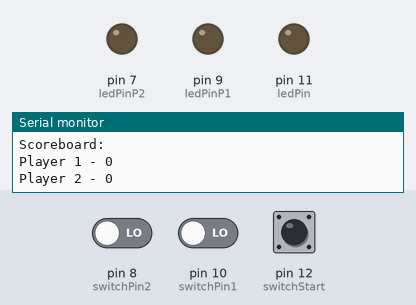
A sketch run on a simulated Arduino Uno, built with avr-gcc and run on an emulated ATmega328P. Shown: output pins drawn as LEDs (lit = HIGH), the last lines printed to the serial monitor. The test bench sets the inputs (shaded band); at power-on: pin 12 (switchStart) LOW, pin 8 (switchPin2) LOW, pin 10 (switchPin1) LOW. Random numbers use the default seed unless the sketch sets one.

Above: at 1.2 s.
1.3 s: pin 12 (switchStart) pulled HIGH for 0.15 s
At 2.1 s:
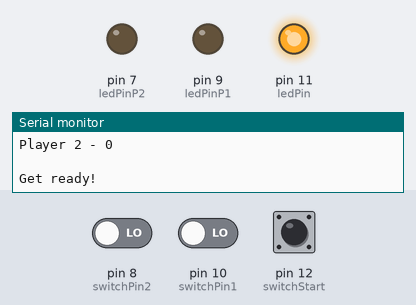
4.4 s: pin 8 (switchPin2) driven HIGH and pin 10 (switchPin1) driven HIGH
At 8.0 s:
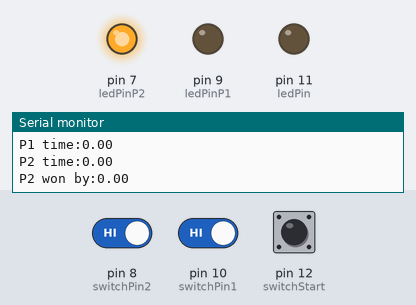
Timing chart, 0 to 13.4 s (numbered marks = the images above; inputs shaded):
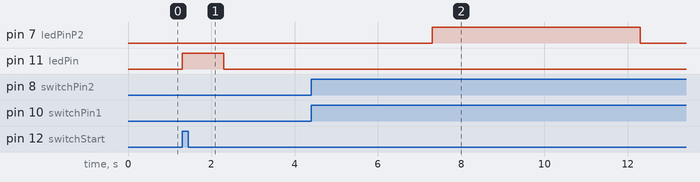

The sketch:

reflex.ino
```cpp
const int switchPin1 = 10; //Player 1 button
const int switchPin2 = 8; //Player 2 button
int switchStart = 12; //Start button
int ledPin = 11 ; //Game start LED
int ledPinP1 = 9 ; //Player 1 win indicator
int ledPinP2 = 7 ; //Player 2 win indicator
int buttonStateP1 = 0; //Player 1 button tracking
int buttonStateP2 = 0; //Player 2 button tracking
int lastButtonStateP1 = 0; // Player 1 last button state (used to detect a button press)
int lastButtonStateP2 = 0; // Player 2 last button state (used to detect a button press)
int scoreP1 = 0; // Player 1 score tracking
int scoreP2 = 0; // Player 2 score tracking

boolean bothDone = false; // Used to see if both players have pressed their buttons
boolean gameOn = false; // Keep track if the game is going on or not
boolean startButtonState = LOW; // Start button initalization
boolean p1Done = false; // Keep track of Player 1's button press
boolean p2Done = false; // Keep track of Player 1's button press
boolean welcomeMsg = false; // Keep track if the welcome message has already been displayed

long randomTime; // Hold the random time between the start of the game and the indicator light coming back on
long startTime; // When did the game start
long endTimeP1; // When did Player 1 press their button
long endTimeP2; // When did Player 2 press their button

float finalTimeP1; // Time elapsed between start of the game and Player 1 pressing their button
float finalTimeP2; // Time elapsed between start of the game and Player 2 pressing their button
float winningTime; // Time between the winning and losing player's time

void setup()
{
  pinMode(switchPin1, INPUT);
  pinMode(switchPin2, INPUT);
  pinMode(ledPin, OUTPUT); // Game start LED
  pinMode(ledPinP1, OUTPUT); // Player 1 win LED
  pinMode(ledPinP2, OUTPUT); // Player 1 win LED
  Serial.begin(9600);
}

void loop(){
  // Print a welcome message, the current player's score, and set that the welcome message has been displayed
  if (welcomeMsg == false){
    Serial.println(" ");
    Serial.println("Press the start button to begin");
    Serial.println("Scoreboard:");
    Serial.print("Player 1 - ");
    Serial.println(scoreP1);
    Serial.print("Player 2 - ");
    Serial.println(scoreP2);
    welcomeMsg = true;
  }
  startButtonState = digitalRead(switchStart); // Listen for the start button to be pressed

  // if the start button has been pressed and there is no game already running, begin the game
  if (startButtonState == HIGH && gameOn == false){
    Random();
  }
}

// Generate a random ammount of time to delay between the begining of the game intil the LED comes back on
void Random(){
  Serial.println(" ");
  Serial.println("Get ready!");
  randomTime = random(4,10);
  randomTime = randomTime*1000;
  digitalWrite(ledPin, HIGH); // Turn the game LED on and off to indicate a game is about to start
  delay(1000);
  digitalWrite(ledPin, LOW);
  delay(randomTime);
  startGame();
}

// Listen for the Player 1 and Player 2 buttons to be pressed
void startGame(){
  gameOn = true; // Declare a game currently running
  startTime = millis();
  digitalWrite(ledPin, HIGH); // Turn on game LED indicating players should press their buttons as quickly as possible
  while(p1Done == false || p2Done == false){
    buttonStateP1 = digitalRead(switchPin1);
    buttonStateP2 = digitalRead(switchPin2);
    // Listen for Player 1 button to be pressed and set Player 1 as done.
    if (buttonStateP1 == HIGH && p1Done == false) {
      endTimeP1 = millis();
      p1Done = true;
    }
    // Listen for Player 2 button to be pressed and set Player 2 as done.
    if (buttonStateP2 == HIGH && p2Done == false) {
      endTimeP2 = millis();
      p2Done = true;
    }
  }
  endGame();
}

void endGame(){
  digitalWrite(ledPin, LOW); // Turn off the game LED
  finalTimeP1 = (endTimeP1 - startTime); //Calculate how long it took Player to push their button
  finalTimeP2 = (endTimeP2 - startTime); //Calculate how long it took Player to push their button
  Serial.print("P1 time:");
  Serial.println(finalTimeP1/1000); // Display Player 1's final time in seconds
  Serial.print("P2 time:");
  Serial.println(finalTimeP2/1000); // Display Player 2's final time in seconds

  if (endTimeP1 < endTimeP2){ // Run if Player 1 won the round
    digitalWrite(ledPinP1, HIGH);
    winningTime = (endTimeP2 - startTime) - (endTimeP1 - startTime);
    scoreP1 = scoreP1 + 1;
    Serial.print("P1 won by:");
    Serial.println(winningTime/1000);
  }
  else{
    Serial.print("P2 won by:"); // Run if Player 2 won te round
    winningTime = (endTimeP1 - startTime) - (endTimeP2 - startTime);
    scoreP2 = scoreP2 + 1;
    Serial.println(winningTime/1000);
    digitalWrite(ledPinP2, HIGH);
  }
  delay(5000);
  digitalWrite(ledPinP1, LOW); // Turn of Player 1's LED
  digitalWrite(ledPinP2, LOW); // Turn of Player 2's LED

  // Reset all variables to restart the game
  buttonStateP1 = 0;
  buttonStateP2 = 0;
  lastButtonStateP1 = 0;
  lastButtonStateP2 = 0;
  bothDone = false;
  gameOn = false;
  startButtonState = LOW;
  p1Done = false;
  p2Done = false;
  randomTime = 0;
  startTime = 0;
  endTimeP1 = 0;
  endTimeP2 = 0;
  finalTimeP1 = 0;
  finalTimeP2 = 0;
  winningTime = 0;
  welcomeMsg = false;

}
```

Measured:
- after the input at 1.3 s, pin 11 (ledPin): LOW → HIGH at once, → LOW 1.0 s later
- after the input at 4.4 s, pin 7 (ledPinP2): LOW → HIGH after 2.9 s, → LOW 5.0 s later
